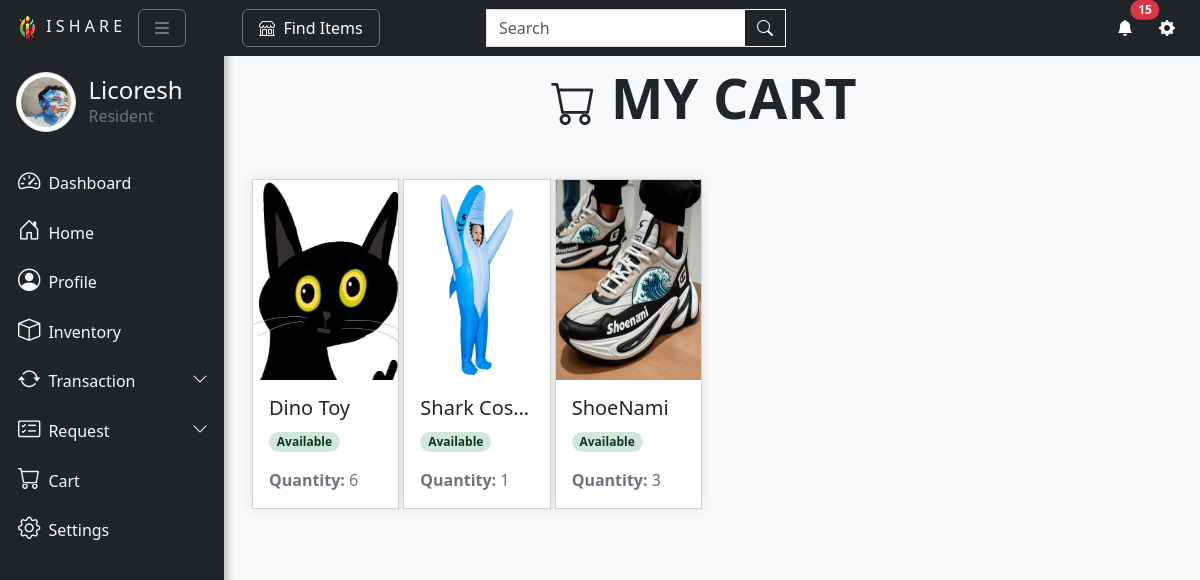
Screenshot of /htdocs/cart.php (signed in) with the database file from the repository.
### tables this page shows
CREATE TABLE `user` (
  `userID` int(11) NOT NULL AUTO_INCREMENT,
  `firstName` varchar(45) NOT NULL,
  `middleName` varchar(45) DEFAULT NULL,
  `lastName` varchar(45) NOT NULL,
  `contactNumber` varchar(45) NOT NULL,
  `zone` varchar(45) NOT NULL,
  `purok` varchar(45) NOT NULL,
  `dateJoined` datetime NOT NULL,
  `userEmail` varchar(45) NOT NULL,
  `status` varchar(45) DEFAULT NULL,
  `username` varchar(45) NOT NULL,
  `password` varchar(250) NOT NULL,
  `recoveryNumber` int(45) DEFAULT NULL,
  `recentPassword` varchar(45) DEFAULT NULL,
  `userImage_path` varchar(45) DEFAULT NULL,
  `verifyImage_path` varchar(45) DEFAULT NULL,
  `birthDay` datetime DEFAULT NULL,
  `userReports` int(11) DEFAULT NULL,
  `hiddenTran` varchar(20) DEFAULT 'Yes',
  `hiddenItem` varchar(20) DEFAULT 'Yes',
  PRIMARY KEY (`userID`),
  UNIQUE KEY `username_UNIQUE` (`username`),
  UNIQUE KEY `userImage_path_UNIQUE` (`userImage_path`),
  UNIQUE KEY `verifyImage_path_UNIQUE` (`verifyImage_path`),
  UNIQUE KEY `recoveryNumber_UNIQUE` (`recoveryNumber`)
);

CREATE TABLE `cart` (
  `cartID` int(11) NOT NULL AUTO_INCREMENT,
  `itemID` int(11) NOT NULL,
  `userID` int(11) NOT NULL,
  `quantity` int(11) NOT NULL DEFAULT 1,
  PRIMARY KEY (`cartID`),
  KEY `fk_cart_item1_idx` (`itemID`),
  KEY `fk_cart_user1_idx` (`userID`),
  CONSTRAINT `fk_cart_item1` FOREIGN KEY (`itemID`) REFERENCES `item` (`itemID`) ON DELETE NO ACTION ON UPDATE NO ACTION,
  CONSTRAINT `fk_cart_user1` FOREIGN KEY (`userID`) REFERENCES `user` (`userID`) ON DELETE NO ACTION ON UPDATE NO ACTION
);

CREATE TABLE `item` (
  `itemID` int(11) NOT NULL AUTO_INCREMENT,
  `itemName` varchar(45) NOT NULL,
  `ItemDescription` varchar(84) NOT NULL,
  `category` varchar(45) NOT NULL,
  `itemImage_path` varchar(45) NOT NULL,
  `buyPrice` float DEFAULT NULL,
  `userID` int(11) NOT NULL,
  `borrowPrice` float DEFAULT NULL,
  `borrowDuration` int(3) DEFAULT NULL,
  `itemQuantity` int(11) NOT NULL,
  `DateTimePosted` datetime NOT NULL,
  `itemAvailability` varchar(45) NOT NULL,
  `requestType` varchar(45) NOT NULL,
  `itemReports` int(11) DEFAULT NULL,
  PRIMARY KEY (`itemID`),
  UNIQUE KEY `itemImage_path_UNIQUE` (`itemImage_path`),
  KEY `fk_Item_User1_idx` (`userID`),
  CONSTRAINT `item_ibfk_2` FOREIGN KEY (`userID`) REFERENCES `user` (`userID`) ON DELETE NO ACTION ON UPDATE NO ACTION
);

### htdocs/cart.php (the view, shortened to what the rows shown need)
<?php
include "nav.php";
if (isset($_SESSION['user_id'])) {
    $user_id = $_SESSION['user_id'];
    $sql = "SELECT item.itemID, item.itemName, item.itemImage_path, item.itemDescription, item.requestType, item.category, item.itemAvailability, item.buyPrice, cart.quantity
            FROM cart
            INNER JOIN item ON cart.itemID = item.itemID
            WHERE cart.userID = ?";
    $stmt = $conn->prepare($sql);
    $stmt->bind_param("i", $user_id);
    $stmt->execute();
    $result = $stmt->get_result();
} else {
    header("Location: login.php");
    exit();
}
?>
<!DOCTYPE html>
<html lang="en">
<head>
</head>
<body>
    <div class="page-content" id="content">
        <div class="row">
            <div class="col">
                <div class="text-dark">
                    <h1 class="display-4 fw-bold text-dark text-center mt-3 mb-0"><i class="bi bi-cart" style="font-size: 2.8rem;"></i> MY CART</h1>
                </div>
            </div>
        </div>
        <div class="container my-5">
            <?php if ($result->num_rows === 0) { ?>
                <div class="no-item" id="no-item">
                    <div class="row justify-content-center">
                        <div class="col d-flex justify-content-center">
                            <div class="card w-75 mb-3 border-0">
                                <div class="card-body">
                                    <h1 class="card-title text-center">No Items</h1>
                                    <p class="card-text text-center text-secondary">
                                        It seems that you don't have any items in you cart yet. Start exploring and engaging with items in our community!
                                    </p>
                                    <div class="d-grid gap-2 d-md-flex justify-content-md-center">
                                        <a href="finditem.php" class="btn btn-outline-dark me-md-2" type="button">Find Items</a>
                                    </div>
                                </div>
                            </div>
                        </div>
                    </div>
                </div>
            <?php } else { ?>
                <div class="row row-cols-2 row-cols-md-4 row-cols-lg-6 g-1">
                    <?php while ($item = $result->fetch_assoc()) { ?>
                        <div class="col">
                            <div class="card" data-bs-toggle="modal" data-bs-target="#itemDetailModal" onclick="populateModal('<?php echo $item['itemName']; ?>', '<?php echo $item['itemImage_path']; ?>', '<?php echo $item['itemAvailability']; ?>', '<?php echo $item['requestType']; ?>')">
                                <img src="pictures/<?php echo $item['itemImage_path']; ?>" class="card-img-top" alt="<?php echo $item['itemName']; ?>" style="border-radius: 0px;">
                                <div class="card-body d-flex flex-column justify-content-between">
                                    <div>
                                        <h5 class="card-title"><?php echo $item['itemName']; ?></h5>
                                        <p class="text-start text-secondary">
                                            <?php
                                            $availability = $item['itemAvailability'];
                                            $badgeColor = ($availability == 'Available') ? 'bg-success-subtle text-success-emphasis' : 'bg-danger-subtle text-danger-emphasis';
                                            echo "<span class='badge $badgeColor rounded-pill'>$availability</span>";
                                            ?>
                                        </p>
                                    </div>
                                    <p class="text-start text-secondary mb-0"><b>Quantity:</b> <?php echo $item['quantity']; ?></p>
                                </div>
                            </div>
                        </div>
                    <?php } ?>
                </div>
            <?php } ?>
        </div>
        <?php
        include "cartmodal.php";
        ?>
</body>
</html>

### htdocs/nav.php (shortened to what the rows shown need)
<?php
include "upper.php";
$user_id = $_SESSION['user_id'];
?>
<!doctype html>
<html lang="en">
<head>
    <link href="https://cdn.jsdelivr.net/npm/bootstrap@5.3.2/dist/css/bootstrap.min.css" rel="stylesheet" />
    <link rel="stylesheet" href="https://cdn.jsdelivr.net/npm/bootstrap-icons@1.5.0/font/bootstrap-icons.css">
    <link rel="stylesheet" href="https://cdnjs.cloudflare.com/ajax/libs/font-awesome/6.0.0-beta3/css/all.min.css" />
</head>
<body>
    <div class="vertical-nav bg-dark" id="sidebar">
        <div class="py-4 px-3">
            <br><br>
            <div class="media d-flex align-items-center"><img src="<?php echo !empty($itemImage_path) ? 'picture/' . $itemImage_path : 'picture/' . getUserProfilePicPaths($user_id); ?>" alt="..." style="width: 60px; height: 60px;" class="mr-3 rounded-circle img-thumbnail shadow-sm">
                <div class="media-body">
                    <h4 class="m-0 text-light">
                        <?php
                        $sql1 = "SELECT * FROM user WHERE userID = '$user_id'";
                        $result1 = $conn->query($sql1);
                        $user = $result1->fetch_assoc();
                        if ($user) {
                            echo '<h4 class="m-0 text-light">&nbsp;&nbsp;' . ucfirst($user['username']) . '</h4>';
                        } else {
                            echo '<h4 class="m-0 text-light">&nbsp;&nbsp;User not found</h4>';
                        }
                        ?></h4>
                    <p class="font-weight-light text-secondary mb-0">&nbsp;&nbsp; Resident</p>
                </div>
            </div>
        </div>
        <?php
        function getUserProfilePicPaths($user_id)
        {
            global $conn;
            $stmt = $conn->prepare("SELECT userImage_path FROM user WHERE userID = ?");
            $stmt->bind_param("i", $user_id);
            $stmt->execute();
            $stmt->bind_result($userImage_path);
            return isset($userImage_path) ? $userImage_path : "picture/default.png";
        }
        ?>
    </div>
</body>
</html>

### rows the page displays
user: userImage_path (picture), username "Licoresh"
cart: itemID.itemImage_path (picture), itemID.itemName "Dino Toy", itemID.itemAvailability "Available", quantity "6"
cart: itemID.itemImage_path (picture), itemID.itemName "Shark Cos…", itemID.itemAvailability "Available", quantity "1"
cart: itemID.itemImage_path (picture), itemID.itemName "ShoeNami", itemID.itemAvailability "Available", quantity "3"

### other values shown
$total_unread_count "15"
